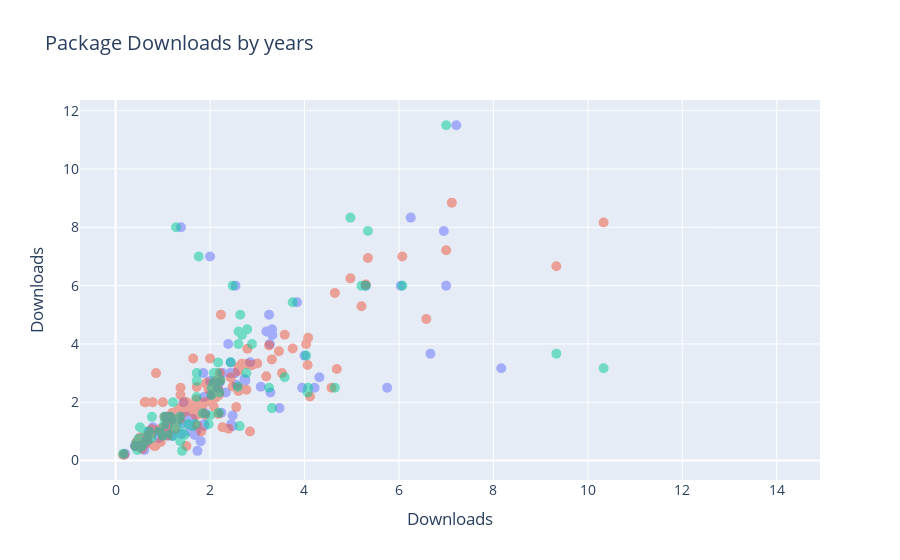

Notebook source saved alongside this figure:
### Code cell
downloads_chart = go.Figure(data=go.Scatter(
        x=zenodo_stata['downloads_per_month2022'],
        y=zenodo_stata['downloads_per_month2021'],
        hovertemplate="2021-2022<extra></extra>",
        mode='markers',
        name='2021-2022'
    )
)

downloads_chart.add_trace(go.Scatter(
        x=zenodo_stata['downloads_per_month2023'],
        y=zenodo_stata['downloads_per_month2022'],
        hovertemplate="2022-2023<extra></extra>",
        mode='markers',
        name='2021-2022'
    )
)

downloads_chart.add_trace(go.Scatter(
        x=zenodo_stata['downloads_per_month2023'],
        y=zenodo_stata['downloads_per_month2021'],
        hovertemplate="2021-2023<extra></extra>",
        mode='markers',
        name='2021-2023'
    )
)

downloads_chart.update_layout(
    title={
            "text": f"Package Downloads by years",
            },
    font = dict(
            size = 14
            ),
    showlegend = False,
    hoverlabel = dict(
            font_size = 14,
            font_family = "Rockwell"
        ),
    xaxis_title_text='Downloads',
    yaxis_title_text='Downloads',
)
downloads_chart.update_traces(marker_size=10,opacity=0.5)
downloads_chart.show()

### Figure 1 — Plotly figure (JSON) as saved in the notebook; plotly's stock layout.template omitted (floating-point values rounded to 4 significant figures; data arrays with more than 128 entries replaced by an {"elided": "..."} marker saying what was removed)
{"data": [{"hovertemplate": "2021-2022<extra></extra>", "marker": {"size": 10}, "mode": "markers", "name": "2021-2022", "opacity": 0.5, "type": "scatter", "x": {"elided": "184 float values"}, "y": {"elided": "184 float values"}}, {"hovertemplate": "2022-2023<extra></extra>", "marker": {"size": 10}, "mode": "markers", "name": "2021-2022", "opacity": 0.5, "type": "scatter", "x": {"elided": "184 float values"}, "y": {"elided": "184 float values"}}, {"hovertemplate": "2021-2023<extra></extra>", "marker": {"size": 10}, "mode": "markers", "name": "2021-2023", "opacity": 0.5, "type": "scatter", "x": {"elided": "184 float values"}, "y": {"elided": "184 float values"}}], "layout": {"font": {"size": 14}, "hoverlabel": {"font": {"family": "Rockwell", "size": 14}}, "showlegend": false, "title": {"text": "Package Downloads by years"}, "xaxis": {"title": {"text": "Downloads"}}, "yaxis": {"title": {"text": "Downloads"}}}}
